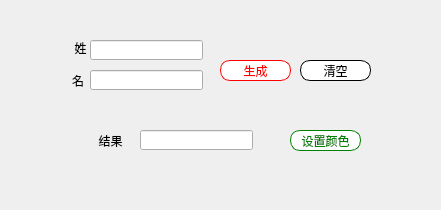
<?xml version="1.0" encoding="UTF-8"?>
<ui version="4.0">
 <class>Widget</class>
 <widget class="QWidget" name="Widget">
  <property name="geometry">
   <rect>
    <x>0</x>
    <y>0</y>
    <width>441</width>
    <height>210</height>
   </rect>
  </property>
  <property name="windowTitle">
   <string>Widget</string>
  </property>
  <widget class="QLineEdit" name="firstname">
   <property name="geometry">
    <rect>
     <x>90</x>
     <y>40</y>
     <width>113</width>
     <height>20</height>
    </rect>
   </property>
   <property name="styleSheet">
    <string notr="true"/>
   </property>
  </widget>
  <widget class="QLabel" name="label">
   <property name="geometry">
    <rect>
     <x>70</x>
     <y>40</y>
     <width>21</width>
     <height>16</height>
    </rect>
   </property>
   <property name="text">
    <string>姓</string>
   </property>
   <property name="alignment">
    <set>Qt::AlignCenter</set>
   </property>
  </widget>
  <widget class="QLabel" name="label_2">
   <property name="geometry">
    <rect>
     <x>70</x>
     <y>70</y>
     <width>16</width>
     <height>21</height>
    </rect>
   </property>
   <property name="text">
    <string>名</string>
   </property>
   <property name="alignment">
    <set>Qt::AlignCenter</set>
   </property>
  </widget>
  <widget class="QLineEdit" name="lastname">
   <property name="geometry">
    <rect>
     <x>90</x>
     <y>70</y>
     <width>113</width>
     <height>20</height>
    </rect>
   </property>
  </widget>
  <widget class="QPushButton" name="getNameBtn">
   <property name="geometry">
    <rect>
     <x>220</x>
     <y>60</y>
     <width>71</width>
     <height>21</height>
    </rect>
   </property>
   <property name="styleSheet">
    <string notr="true">border:1px solid red;
color:red;
border-radius:10px;
background:white;</string>
   </property>
   <property name="text">
    <string>生成</string>
   </property>
  </widget>
  <widget class="QLineEdit" name="fullname">
   <property name="geometry">
    <rect>
     <x>140</x>
     <y>130</y>
     <width>113</width>
     <height>20</height>
    </rect>
   </property>
  </widget>
  <widget class="QLabel" name="label_3">
   <property name="geometry">
    <rect>
     <x>95</x>
     <y>130</y>
     <width>31</width>
     <height>21</height>
    </rect>
   </property>
   <property name="text">
    <string>结果</string>
   </property>
   <property name="alignment">
    <set>Qt::AlignCenter</set>
   </property>
  </widget>
  <widget class="QPushButton" name="clear">
   <property name="geometry">
    <rect>
     <x>300</x>
     <y>60</y>
     <width>71</width>
     <height>21</height>
    </rect>
   </property>
   <property name="styleSheet">
    <string notr="true">border:1px solid black;
color:black;
border-radius:10px;
background:white;</string>
   </property>
   <property name="text">
    <string>清空</string>
   </property>
  </widget>
  <widget class="QPushButton" name="setColor">
   <property name="geometry">
    <rect>
     <x>290</x>
     <y>130</y>
     <width>71</width>
     <height>21</height>
    </rect>
   </property>
   <property name="styleSheet">
    <string notr="true">border:1px solid green;
color:green;
border-radius:10px;
background:white;</string>
   </property>
   <property name="text">
    <string>设置颜色</string>
   </property>
  </widget>
 </widget>
 <layoutdefault spacing="6" margin="11"/>
 <resources/>
 <connections/>
</ui>
